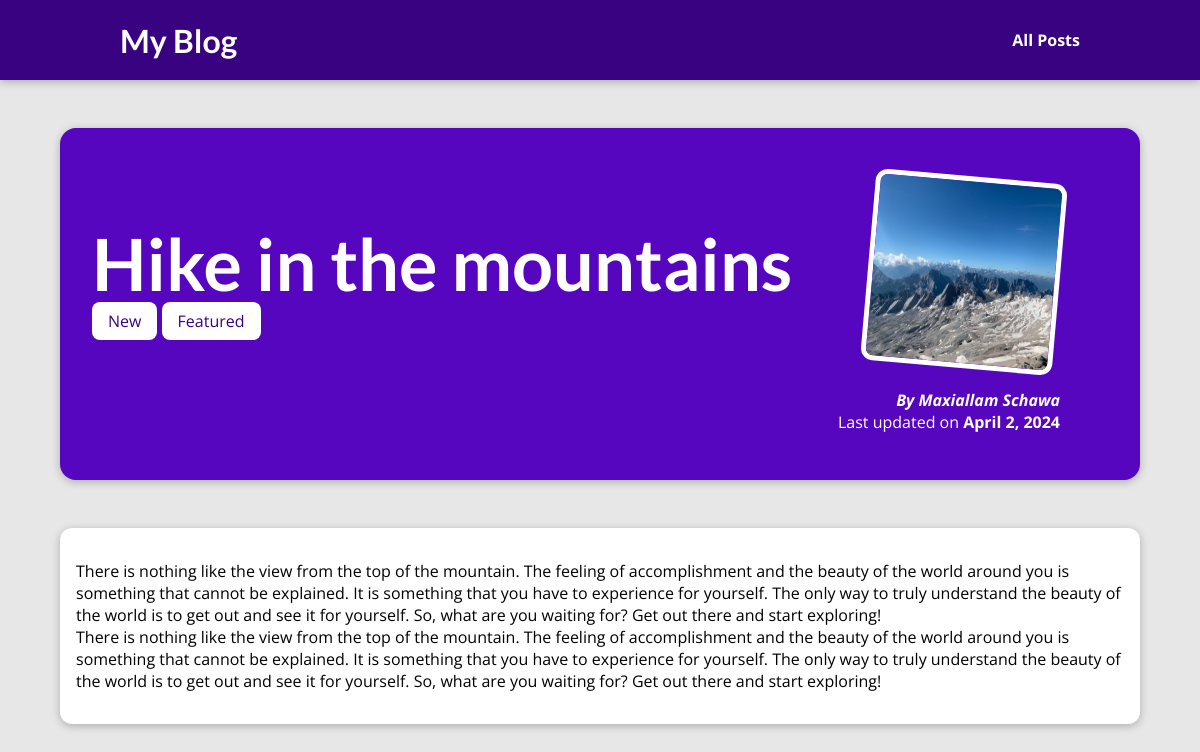
Screenshot of /blog/post/hike-in-the-mountains/ with the database file from the repository.
### blog/models.py (models this page shows, shortened)
class Post(models.Model):
    title = models.CharField(max_length=150)
    excerpt = models.CharField(max_length=200)
    image_name = models.CharField(max_length=100)
    date = models.DateField(auto_now=True)
    slug = models.SlugField(unique=True, db_index=True)
    content = models.TextField(validators=[MinLengthValidator(10)])
    author = models.ForeignKey(
        Author, on_delete=models.SET_NULL, null=True, related_name='posts')
    tags = models.ManyToManyField(Tag)

class Tag(models.Model):
    caption = models.CharField(max_length=20)

class Author(models.Model):
    first_name = models.CharField(max_length=100)
    last_name = models.CharField(max_length=100)
    email = models.EmailField()
    def full_name(self):
        return f'{self.first_name} {self.last_name}'
    def __str__(self):
        return self.full_name()

### blog/views.py (the view)
# urls.py: path('post/<slug:slug>/', views.post_detail, name='post-detail-page'),
def post_detail(request, slug):
    identified_post = Post.objects.get(slug=slug)
    return render(request, 'blog/post-detail.html', {
        'post': identified_post
    })

### blog/templates/blog/post-detail.html (shortened to what this page needs)
{% extends 'base.html' %}
{% load static %}
{% block css_files %}
    <link rel="stylesheet" href="{% static 'blog/post-detail.css' %}">
{% endblock css_files %}
{% block content %}
    <section id="summary">
        <h2>{{ post.title }}</h2>
        <div>
            {% for tag in post.tags.all %}
                <span class="tag">{{ tag.caption }}</span>
            {% endfor %}
        </div>
        <article>
            <img src="{% static 'blog/images/'|add:post.image_name %}" alt="{{ post.title }}">
            <address>By <a href="mailto:{{ post.author.email }}">{{ post.author }}</a></address>
            <div>
                Last updated on <time>{{ post.date }}</time>
            </div>
        </article>
    </section>
    <main>
        <p>{{ post.content|linebreaks }}</p>
    </main>
{% endblock content %}

### templates/base.html (shortened to what this page needs)
{% load static %}
<!DOCTYPE html>
<html lang="en">
<head>
    <link rel="stylesheet" href="{% static 'app.css' %}">
    {% block css_files %}{% endblock css_files %}
</head>
<body>
    <header id="main-navigation">
        <h1><a href="{% url 'starting-page' %}">My Blog</a></h1>
        <nav>
            <a href="{% url 'posts-page' %}">All Posts</a>
        </nav>
    </header>
    {% block content %}{% endblock content %}
</body>
</html>

### static/app.css (style rules this page uses)
* { box-sizing: border-box; }
html { font-family: 'Open Sans', 'Lato', sans-serif; }
body { margin: 0; }
h1, h2, h3 { font-family: 'Lato', sans-serif; font-weight: bold; }
#main-navigation { width: 100%; height: 5rem; display: flex; justify-content: space-between; align-items: center; padding: 0 10%; position: absolute; top: 0; left: 0; }
#main-navigation a { text-decoration: none; color: white; font-weight: bold; }

### blog/static/blog/post-detail.css (style rules this page uses)
body { background-color: #e7e7e7; }
#main-navigation { background-color: #390281; box-shadow: 0 2px 8px rgba(0, 0, 0, 0.25); }
#summary { margin: 8rem auto 3rem auto; padding: 2rem; width: 90%; max-width: 90rem; border-radius: 16px; background-color: #5706c0; position: relative; box-shadow: 0 2px 8px rgba(0, 0, 0, 0.25); height: 22rem; }
#summary h2 { color: white; font-size: 4.5rem; margin-bottom: 0.25rem; }
#summary article { position: absolute; top: 2rem; right: 3rem; padding: 1rem 2rem; border-radius: 12px; text-align: right; color: white; }
#summary article img { width: 12rem; height: 12rem; border-radius: 12px; transform: rotateZ(5deg); border: 5px solid white; margin-bottom: 1rem; }
#summary address { font-weight: bold; }
#summary a { color: white; text-decoration: none; }
#summary time { font-weight: bold; }
main { width: 90%; max-width: 90rem; margin: 3rem auto; background-color: white; padding: 1rem; border-radius: 12px; box-shadow: 0 2px 8px rgba(0, 0, 0, 0.25); }
.tag { background-color: white; color:#390281; padding: 0.5rem 1rem; border-radius: 8px; }

### rows the page displays
Post: title "Hike in the mountains", image_name (picture), author "Maxiallam Schawa", date "April 2, 2024", content "There is nothing like the view from the top of the mountain. The feeling of accomplishment and the beauty of the world around you is something that cannot be explained. It is something that you have to experience for yourself. The only way to truly understand the beauty of the world is to get out and see it for yourself. So, what are you waiting for? Get out there and start exploring! There is nothing like the view from the top of the mountain. The feeling of accomplishment and the beauty of the world around you is something that cannot be explained. It is something that you have to experience for yourself. The only way to truly understand the beauty of the world is to get out and see it…"
Tag: caption "New"
Tag: caption "Featured"
